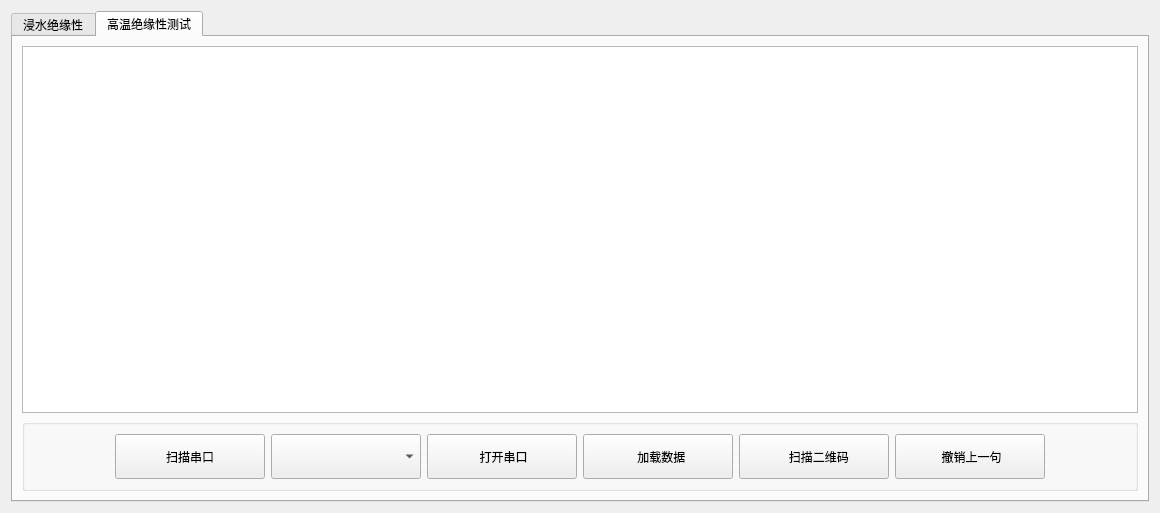
<?xml version="1.0" encoding="UTF-8"?>
<ui version="4.0">
 <class>Test</class>
 <widget class="QWidget" name="Test">
  <property name="geometry">
   <rect>
    <x>0</x>
    <y>0</y>
    <width>1160</width>
    <height>513</height>
   </rect>
  </property>
  <property name="windowTitle">
   <string>Form</string>
  </property>
  <layout class="QVBoxLayout" name="verticalLayout">
   <item>
    <widget class="QTabWidget" name="tabWidget">
     <property name="currentIndex">
      <number>1</number>
     </property>
     <widget class="QWidget" name="tab">
      <attribute name="title">
       <string>浸水绝缘性</string>
      </attribute>
      <layout class="QVBoxLayout" name="verticalLayout_2">
       <item>
        <widget class="QTableWidget" name="tableWidget"/>
       </item>
       <item>
        <widget class="QWidget" name="widget" native="true">
         <layout class="QHBoxLayout" name="horizontalLayout">
          <item>
           <spacer name="horizontalSpacer">
            <property name="orientation">
             <enum>Qt::Horizontal</enum>
            </property>
            <property name="sizeHint" stdset="0">
             <size>
              <width>40</width>
              <height>20</height>
             </size>
            </property>
           </spacer>
          </item>
          <item>
           <widget class="QPushButton" name="pushButton_5">
            <property name="minimumSize">
             <size>
              <width>150</width>
              <height>45</height>
             </size>
            </property>
            <property name="text">
             <string>扫描串口</string>
            </property>
           </widget>
          </item>
          <item>
           <widget class="QComboBox" name="comboBox">
            <property name="minimumSize">
             <size>
              <width>150</width>
              <height>45</height>
             </size>
            </property>
           </widget>
          </item>
          <item>
           <widget class="QPushButton" name="pushButton_6">
            <property name="minimumSize">
             <size>
              <width>150</width>
              <height>45</height>
             </size>
            </property>
            <property name="text">
             <string>打开串口</string>
            </property>
           </widget>
          </item>
          <item>
           <widget class="QPushButton" name="pushButton_3">
            <property name="minimumSize">
             <size>
              <width>150</width>
              <height>45</height>
             </size>
            </property>
            <property name="text">
             <string>加载数据</string>
            </property>
           </widget>
          </item>
          <item>
           <widget class="QPushButton" name="pushButton">
            <property name="minimumSize">
             <size>
              <width>150</width>
              <height>45</height>
             </size>
            </property>
            <property name="text">
             <string>扫描二维码</string>
            </property>
           </widget>
          </item>
          <item>
           <widget class="QPushButton" name="pushButton_4">
            <property name="minimumSize">
             <size>
              <width>150</width>
              <height>45</height>
             </size>
            </property>
            <property name="text">
             <string>撤销上一条</string>
            </property>
           </widget>
          </item>
          <item>
           <spacer name="horizontalSpacer_2">
            <property name="orientation">
             <enum>Qt::Horizontal</enum>
            </property>
            <property name="sizeHint" stdset="0">
             <size>
              <width>40</width>
              <height>20</height>
             </size>
            </property>
           </spacer>
          </item>
         </layout>
        </widget>
       </item>
      </layout>
     </widget>
     <widget class="QWidget" name="tab_2">
      <attribute name="title">
       <string>高温绝缘性测试</string>
      </attribute>
      <layout class="QVBoxLayout" name="verticalLayout_3">
       <item>
        <widget class="QTableWidget" name="tableWidget_2">
         <property name="minimumSize">
          <size>
           <width>200</width>
           <height>45</height>
          </size>
         </property>
        </widget>
       </item>
       <item>
        <widget class="QGroupBox" name="groupBox_2">
         <property name="title">
          <string/>
         </property>
         <layout class="QHBoxLayout" name="horizontalLayout_2">
          <item>
           <spacer name="horizontalSpacer_3">
            <property name="orientation">
             <enum>Qt::Horizontal</enum>
            </property>
            <property name="sizeHint" stdset="0">
             <size>
              <width>40</width>
              <height>20</height>
             </size>
            </property>
           </spacer>
          </item>
          <item>
           <widget class="QPushButton" name="pushButton_7">
            <property name="minimumSize">
             <size>
              <width>150</width>
              <height>45</height>
             </size>
            </property>
            <property name="text">
             <string>扫描串口</string>
            </property>
           </widget>
          </item>
          <item>
           <widget class="QComboBox" name="comboBox_3">
            <property name="minimumSize">
             <size>
              <width>150</width>
              <height>45</height>
             </size>
            </property>
           </widget>
          </item>
          <item>
           <widget class="QPushButton" name="pushButton_9">
            <property name="minimumSize">
             <size>
              <width>150</width>
              <height>45</height>
             </size>
            </property>
            <property name="text">
             <string> 打开串口</string>
            </property>
           </widget>
          </item>
          <item>
           <widget class="QPushButton" name="pushButton_10">
            <property name="minimumSize">
             <size>
              <width>150</width>
              <height>45</height>
             </size>
            </property>
            <property name="text">
             <string>  加载数据</string>
            </property>
           </widget>
          </item>
          <item>
           <widget class="QPushButton" name="pushButton_11">
            <property name="minimumSize">
             <size>
              <width>150</width>
              <height>45</height>
             </size>
            </property>
            <property name="text">
             <string>   扫描二维码</string>
            </property>
           </widget>
          </item>
          <item>
           <widget class="QPushButton" name="pushButton_12">
            <property name="minimumSize">
             <size>
              <width>150</width>
              <height>45</height>
             </size>
            </property>
            <property name="text">
             <string> 撤销上一句</string>
            </property>
           </widget>
          </item>
          <item>
           <spacer name="horizontalSpacer_4">
            <property name="orientation">
             <enum>Qt::Horizontal</enum>
            </property>
            <property name="sizeHint" stdset="0">
             <size>
              <width>40</width>
              <height>20</height>
             </size>
            </property>
           </spacer>
          </item>
         </layout>
        </widget>
       </item>
      </layout>
     </widget>
    </widget>
   </item>
  </layout>
 </widget>
 <resources/>
 <connections/>
</ui>
